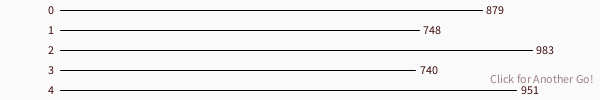
Frame 1 (no input)
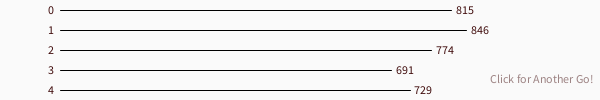
Frame 2 (the mouse pressed at the canvas centre, redrawn once)

The Processing sketch that drew these frames (run headless with seeded random() and noise(); the mouse was pressed at the canvas centre and the sketch redrawn once):

// Processing sketch: RandomNumbers
// ── RandomNumbers.pde
// -- globals to hold the top, bottom, left and right extents of the plotting range on the canvas
float yTop, yBot;
float xLft, xRgt;
 
void setup() {
  size(600,100);
   
  // -- set up plotting ranges as proportions of the canvas size - leaving 10% margins:
  yTop = height*0.1;
  yBot = height*0.9;
  xLft = width*0.1;
  xRgt = width*0.9;
}
 
void draw() {
  background(250);
   
  for (int i=0; i<=5; i++) {
    float y = map (i, 0,4, yTop,yBot);    // <-- convert from original range (0-4) to y range on canvas 
    float r = random(660,1000);
    float x = map (r, 0,1000, xLft,xRgt); // <-- convert from original range (0-1000) to x range on canvas
     
    // -- draw a line in screen coordinates that represents r through its position on the canvas
    line(xLft,y, x,y);
    fill(64,12,12);
    text(int(r),x+4,y+4);
    text(i,xLft-12,y+4);
  }
   
  fill(64,12,12,128);
  text("Click for Another Go!",width-110,height-17);
  noLoop();
}
 
void mouseClicked() {
  loop();
}    
